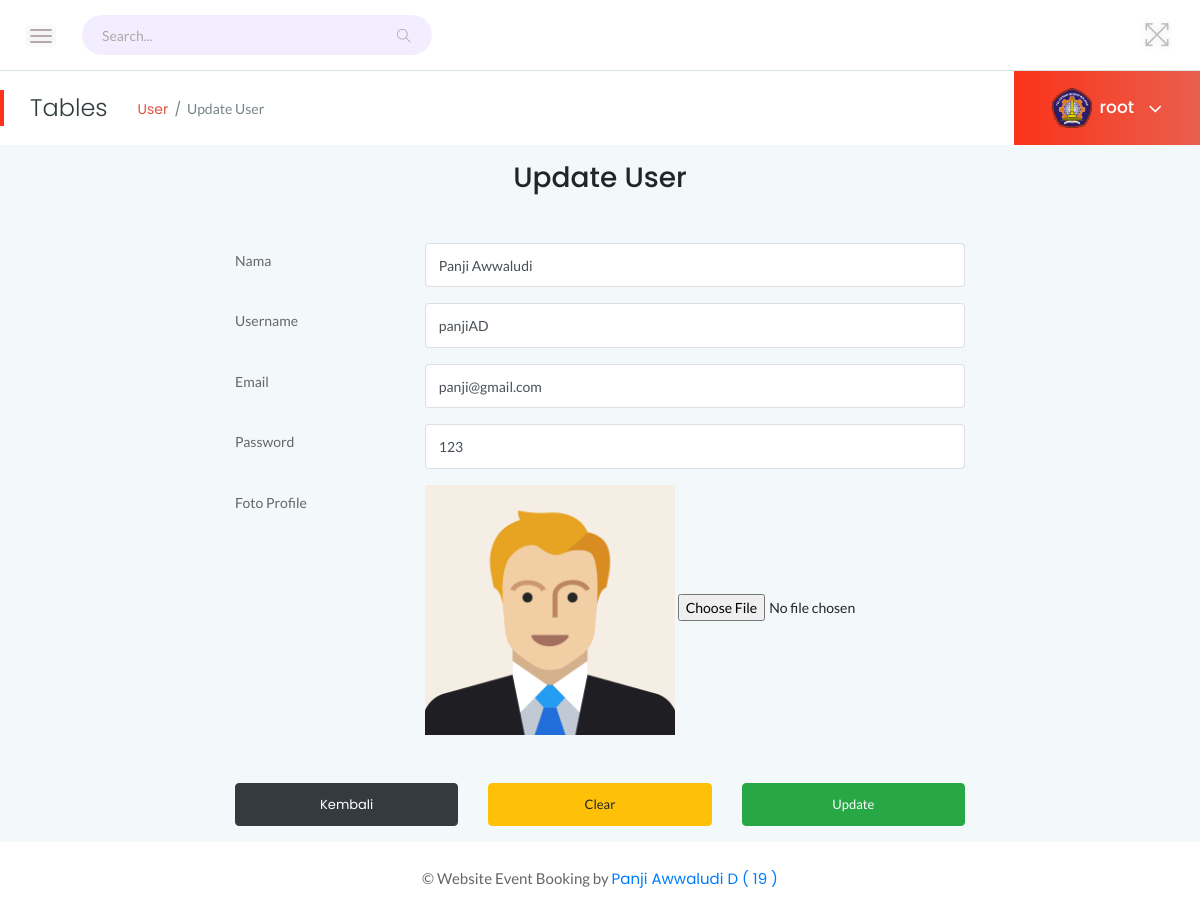
Screenshot of /admin/formUpdateUser.php?id=1 (signed in) with the database file from the repository.
### tables this page shows
CREATE TABLE `users` (
  `id_users` int(11) NOT NULL,
  `nama` varchar(255) DEFAULT NULL,
  `username` varchar(200) NOT NULL,
  `pass` varchar(255) DEFAULT NULL,
  `email` varchar(255) DEFAULT NULL,
  `gambar_profile` varchar(255) DEFAULT 'user.svg',
  `create_date` datetime DEFAULT NULL,
  `saldo` int(11) NOT NULL,
  `deleted` tinyint(1) NOT NULL,
  `idusers_level` int(11) NOT NULL
);

### admin/formUpdateUser.php (the view, shortened to what this page needs)
<?php
    include '../helper/koneksi.php';
    $id_users = $_GET["id"];
    $query = "SELECT * FROM users WHERE id_users = $id_users";
    $result = mysqli_query($con, $query);
    if(mysqli_num_rows($result) == 1) {
        $user = mysqli_fetch_assoc($result);
    } else {
        echo "User tidak ditemukan";
    }
?>
<!doctype html>
<html class="no-js" lang="en">
<head>
    <link rel="stylesheet" href="assets/css/bootstrap.min.css">
    <link rel="stylesheet" href="assets/css/font-awesome.min.css">
    <link rel="stylesheet" href="assets/css/themify-icons.css">
    <link rel="stylesheet" href="assets/css/metisMenu.css">
    <link rel="stylesheet" href="assets/css/owl.carousel.min.css">
    <link rel="stylesheet" href="assets/css/slicknav.min.css">
    <link rel="stylesheet" href="https://www.amcharts.com/lib/3/plugins/export/export.css" type="text/css" media="all" />
    <link rel="stylesheet" href="assets/css/typography.css">
    <link rel="stylesheet" href="assets/css/default-css.css">
    <link rel="stylesheet" href="assets/css/styles.css">
    <link rel="stylesheet" href="assets/css/responsive.css">
</head>
<body>
<?php include 'headerAdmin.php'?>
            <div class="page-title-area">
                <div class="row align-items-center">
                    <div class="col-sm-6">
                        <div class="breadcrumbs-area clearfix">
                            <h4 class="page-title pull-left">Tables</h4>
                            <ul class="breadcrumbs pull-left">
                                <li><a href="userAdmin.php">User </a></li>
                                <li><span>Update User</span></li>
                            </ul>
                        </div>
                    </div>
                    <div class="col-sm-6 clearfix">
                        <div class="user-profile pull-right">
                            <?php
                                $user1 = $_SESSION['username'];
								$query = "SELECT gambar_profile,id_users FROM users WHERE username = '$user1'";
								$result = mysqli_query($con, $query);
								if(mysqli_num_rows($result) == 1) {
									$username = mysqli_fetch_assoc($result);
							?>
									<img src="../gambar/profil/<?=$username['gambar_profile']?>" style="width:40px;" class="mr-2"/>
							<?php
								} else {
									echo "User tidak ditemukan";
								}
							?>
                            <h4 class="user-name dropdown-toggle" data-toggle="dropdown">
                            <?php
								echo $_SESSION['username'];
							?>
                            <i class="fa fa-angle-down"></i></h4>
                        </div>
                    </div>
                </div>
            </div>
            <div class="container">
            <h3 class="mt-3 text-center">Update User</h3>
            <div class="row mt-5">
                <div class="col-md-2"></div>
                <div class="col-md-8">
                    <form action="../proses/admin/updateUser.php" method="POST" enctype="multipart/form-data">
                        <div class="form-group row">
                            <label class="col-md-3 col-form-label">Nama </label>
                            <div class="col-md-9">
                                <input type="text" name="nama" id="nama" class="form-control" placeholder="Nama User" required
                                value="<?php echo $user["nama"] ?>">
                            </div>
                        </div>
                        <div class="form-group row">
                            <label class="col-md-3 col-form-label">Username</label>
                            <div class="col-md-9">
                                <input type="text" name="username" id="username" class="form-control" placeholder="Username" required
                                value="<?php echo $user["username"] ?>">
                            </div>
                        </div>
                        <div class="form-group row">
                            <label class="col-md-3 col-form-label">Email</label>
                            <div class="col-md-9">
                                <input type="email" name="email" id="email" class="form-control" placeholder="Email" required
                                value="<?php echo $user["email"] ?>">
                            </div>
                        </div>
                        <div class="form-group row">
                            <label class="col-md-3 col-form-label">Password</label>
                            <div class="col-md-9">
                                <input type="text" name="pass" id="pass" class="form-control" placeholder="Passowrd" required
                                value="<?php echo $user["pass"] ?>">
                            </div>
                        </div>
                        <div class="form-group row">
                            <label class="col-md-3 col-form-label">Foto Profile</label>
                            <div class="col-md-9">
                                <img style='width:250px;' src="../gambar/profil/<?php echo($user["gambar_profile"]) ?>">
                                <input type="file" name="gambar">
                            </div>
                        </div>
                        <div class="form-group row mt-5">
                            <div class="col-md-4">
                                <a name="backBtn" id="backBtn" class="btn btn-dark btn-block" href="userAdmin.php" role="button">Kembali</a>
                            </div>
                            <div class="col-md-4">
                                <button name="clearFormBtn" id="clearFormBtn" class="btn btn-warning btn-block" role="button" onclick="clearForm()">Clear</button>
                            </div>
                            <div class="col-md-4">
                                <input type="submit" name="tambah" class="btn btn-success btn-block" value="Update"/>
                            </div>
                        </div>
                    </form>
                </div>
                <div class="col-md-2"></div>
            </div>
        </div>
        </div>
        </div>
        <footer>
            <div class="footer-area">
                <p>© Website Event Booking by <a href="https://github.com/PanjiAD" target="_blank"> Panji Awwaludi D ( 19 )</a></p>
            </div>
        </footer>
</body>
</html>

### admin/assets/css/styles.css (style rules this page uses)
.page-title-area { padding: 0 30px; background: #fff; position: relative; }
.page-title-area:before { content: ''; position: absolute; left: 0; top: 50%; width: 4px; height: 36px; background-color: rgb(250, 51, 25); -webkit-transform: translateY(-50%); transform: translateY(-50%); }
.page-title { font-size: 24px; font-weight: 300; color: #313b3d; letter-spacing: 0; margin-right: 30px; }
ul.breadcrumbs { margin-top: 4px; }
.breadcrumbs li { display: inline-block; }
.breadcrumbs li a, .breadcrumbs li span { display: block; font-size: 14px; font-weight: 400; color: rgb(223, 83, 65); letter-spacing: 0; margin-right: 16px; position: relative; }
.breadcrumbs li a:before { content: '/'; color: #768387; position: absolute; right: -13px; top: 0; }
.breadcrumbs li span { margin-right: 0; color: #768387; text-transform: capitalize; }
.user-profile { margin-right: -30px; display: -webkit-box; display: -ms-flexbox; display: flex; -webkit-box-align: center; -ms-flex-align: center; align-items: center; -ms-flex-wrap: wrap; flex-wrap: wrap; background: -webkit-linear-gradient(left, rgb(250, 51, 25) 0%, rgb(233, 95, 77) 100%); background: linear-gradient(to right, rgb(250, 51, 25) 0%, rgb(233, 95, 77) 100%); padding: 17px 38px; position: relative; }
.user-name { font-size: 17px; font-weight: 500; color: #fff; letter-spacing: 0; cursor: pointer; -webkit-user-select: none; -moz-user-select: none; -ms-user-select: none; user-select: none; }
.user-name i { margin-left: 10px; font-size: 21px; vertical-align: middle; position: relative; }
.notification-area .dropdown-toggle, .user-name.dropdown-toggle { position: relative; }
.notification-area .dropdown-toggle:after, .user-name.dropdown-toggle:after { display: none; }
.footer-area { text-align: center; padding: 23px 0 19px; background: #fff; }
.footer-area p { color: #676666; margin-bottom: 0; }
.btn { padding: 11px 17px; font-size: 13px; letter-spacing: 0; }
.form-control, .form-control:focus { outline: none; box-shadow: none; }
.form-control { font-size: 14px; border: 1px solid rgba(170, 170, 170, .3); padding: 10.72px 12.8px; padding: .67rem .8rem; }
label { font-weight: 500; color: #666; display: inline-block; margin-bottom: 8px; margin-bottom: .5rem; }

### rows the page displays
users: gambar_profile (picture)
users: nama "Panji Awwaludi", username "panjiAD", email "panji@gmail.com", pass "123", gambar_profile (picture)

### other values shown
$_SESSION['username'] "root"
